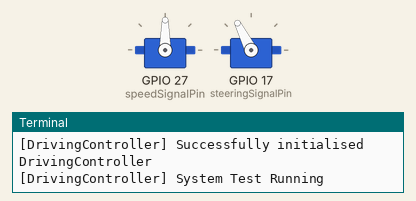
Bench run of a program on a simulated Raspberry Pi (BCM pin numbers). On the bench: 2 × servo, the last lines printed to the terminal. Servo angles are drawn from the pulse width (0.5 ms = 0°, 2.5 ms = 180°).

Above: at 0.4 s.
At 1.0 s:
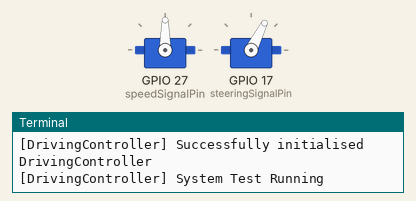
At 1.5 s:
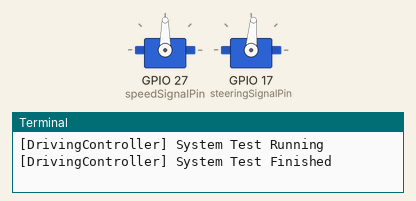
Timing chart, 0 to 3.0 s (numbered marks = the images above):
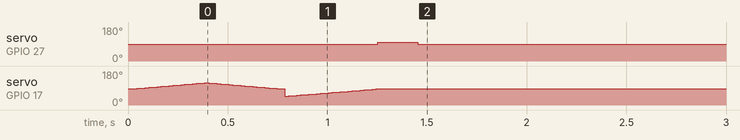

The program:

distanceDrive.py
```python
import drivingController as dc
dc.initController(True)
dc.systemTest()


while True:
    distance = int(dc.getData()[2])
    print(distance)

    if(distance == 0 or distance >= 100):
        print("GO!")
        dc.setSpeed(0.2)
    elif(distance > 50 and distance < 100):
        print("ROLL!")
        dc.setSpeed(0)
    else:
        print("BRAKE!")
        dc.setSpeed(-0.1)
```

drivingController.py
```python
#Imports
import pigpio
import serial
import time
import subprocess

# Constants
speedSignalPin = 27
steeringSignalPin = 17

minimumPulseSteer = 1000
neutralPulseSteer = 1450
maximumPulseSteer = 1800


neutralPulseSpeed = 1500
startingPulseSpeed = 1600
maximumPulseSpeed = 2000

serialLocation = "/dev/ttyUSB0"
serialSpeed = 115200


# Intialise the pigpio library and prepare GPIO
def initController( setNeutral ):
    global ser
    ser = serial.Serial(serialLocation, serialSpeed)
    global pi
    pi = pigpio.pi()

    if setNeutral:
        pi.set_servo_pulsewidth(speedSignalPin, neutralPulseSpeed)
        pi.set_servo_pulsewidth(steeringSignalPin, neutralPulseSteer)
        print("[DrivingController] Sending PWM signals")
    else:
        print("[DrivingController] No PWM signal sending")

    print("[DrivingController] Successfully initialised DrivingController")

# Test Steering Range and give short thrust to check mechanical functionality of vehicle
def systemTest():
    intervalTime = 0.001
    print("[DrivingController] System Test Running")
    for pw in range(neutralPulseSteer, maximumPulseSteer):
        pi.set_servo_pulsewidth(steeringSignalPin, pw)
        time.sleep(intervalTime)

    for pw in reversed(range(neutralPulseSteer, maximumPulseSteer)):
        pi.set_servo_pulsewidth(steeringSignalPin, pw)
        time.sleep(intervalTime)

    for pw in range(minimumPulseSteer, neutralPulseSteer):
        pi.set_servo_pulsewidth(steeringSignalPin, pw)
        time.sleep(intervalTime)

    pi.set_servo_pulsewidth(speedSignalPin, startingPulseSpeed)
    time.sleep(0.2)
    pi.set_servo_pulsewidth(speedSignalPin, neutralPulseSpeed)
    print("[DrivingController] System Test Finished")

# Set the Steering Angle by a value between -1 (max left) and 1 (max right),
# 0 being the centre
def setSteer(x):
    # (input + 1)*(max-min)/2 + min
    global steer
    steer = x
    pw = (x*-1 + 1)*(maximumPulseSteer - minimumPulseSteer)/2 + minimumPulseSteer
    global rawSteer
    rawSteer = pw
    pi.set_servo_pulsewidth(steeringSignalPin, pw)

# set the speed of the vehicle, 0 is no thrust and no brakes enabled,
# and if  >0.2, vehicle moves at minimum speed
def setSpeed(x):
    # x*(max-min) + min
    # minimum pulse Speed = 0.2
    global speed
    speed = x
    pw = x*(maximumPulseSpeed - neutralPulseSpeed) + neutralPulseSpeed
    global rawSpeed
    rawSpeed = pw
    pi.set_servo_pulsewidth(speedSignalPin, pw)

def setRawSpeed(pwm):
    global rawSpeed
    rawSpeed = pwm
    pi.set_servo_pulsewidth(speedSignalPin, pwm)

def setRawSteer(pwm):
    global rawSteer
    rawSteer = pwm
    pi.set_servo_pulsewidth(steeringSignalPin, pwm)

# enable the brakes of the vehicle, resistance is on brusheless motor rotation
# def brake():
#     global speed
#     speed = -1
#     # Brakes are disabled by setting speed >= 0
#     pi.set_servo_pulsewidth(speedSignalPin, 1000)

# return the speed of the vehicle as a value between -1(brakes) and 1(full throttle)

def getSpeed():
    global speed
    return speed

# return steering value as continuous value
def getSteer():
    global steer
    return steer

def getData():
    ser.reset_input_buffer()
    res = str(ser.readline())[2:-5].split(":")
    return list(map(int, res))
```
